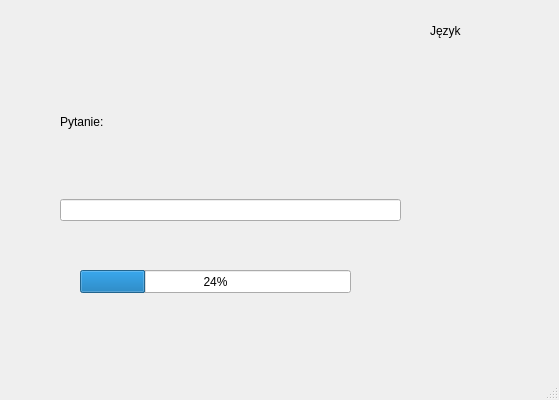
<?xml version="1.0" encoding="UTF-8"?>
<ui version="4.0">
 <class>MainWindow</class>
 <widget class="QMainWindow" name="MainWindow">
  <property name="geometry">
   <rect>
    <x>0</x>
    <y>0</y>
    <width>559</width>
    <height>400</height>
   </rect>
  </property>
  <property name="windowTitle">
   <string>MainWindow</string>
  </property>
  <widget class="QWidget" name="centralwidget">
   <widget class="QWidget" name="verticalLayoutWidget">
    <property name="geometry">
     <rect>
      <x>60</x>
      <y>50</y>
      <width>341</width>
      <height>171</height>
     </rect>
    </property>
    <layout class="QVBoxLayout" name="verticalLayout">
     <item>
      <widget class="QLabel" name="label">
       <property name="text">
        <string>Pytanie:</string>
       </property>
      </widget>
     </item>
     <item>
      <widget class="QLineEdit" name="lineEdit"/>
     </item>
    </layout>
   </widget>
   <widget class="QLabel" name="label_2">
    <property name="geometry">
     <rect>
      <x>430</x>
      <y>20</y>
      <width>81</width>
      <height>21</height>
     </rect>
    </property>
    <property name="text">
     <string>Język</string>
    </property>
   </widget>
   <widget class="QProgressBar" name="progressBar">
    <property name="geometry">
     <rect>
      <x>80</x>
      <y>270</y>
      <width>271</width>
      <height>23</height>
     </rect>
    </property>
    <property name="value">
     <number>24</number>
    </property>
   </widget>
  </widget>
  <widget class="QMenuBar" name="menubar">
   <property name="geometry">
    <rect>
     <x>0</x>
     <y>0</y>
     <width>559</width>
     <height>26</height>
    </rect>
   </property>
  </widget>
  <widget class="QStatusBar" name="statusbar"/>
 </widget>
 <resources/>
 <connections/>
</ui>
